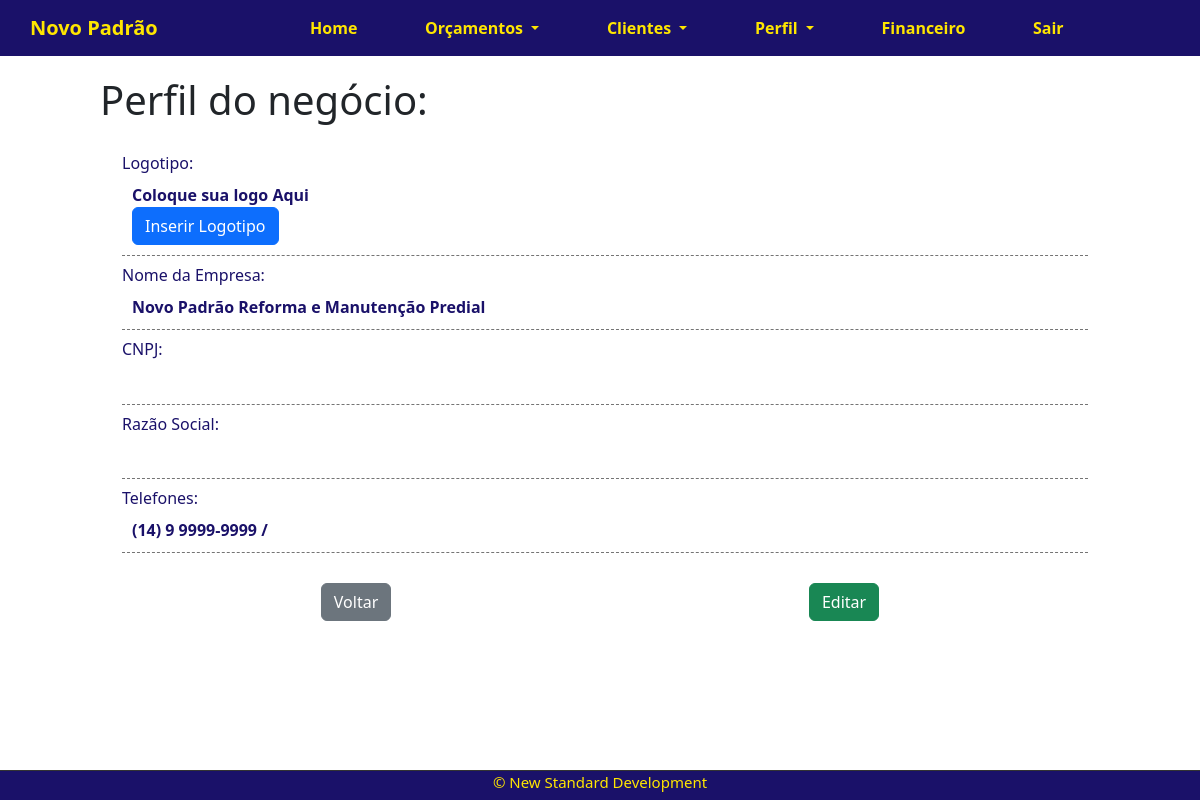
The page /accounts/perfil/company/ (signed in) on the database as committed earlier.
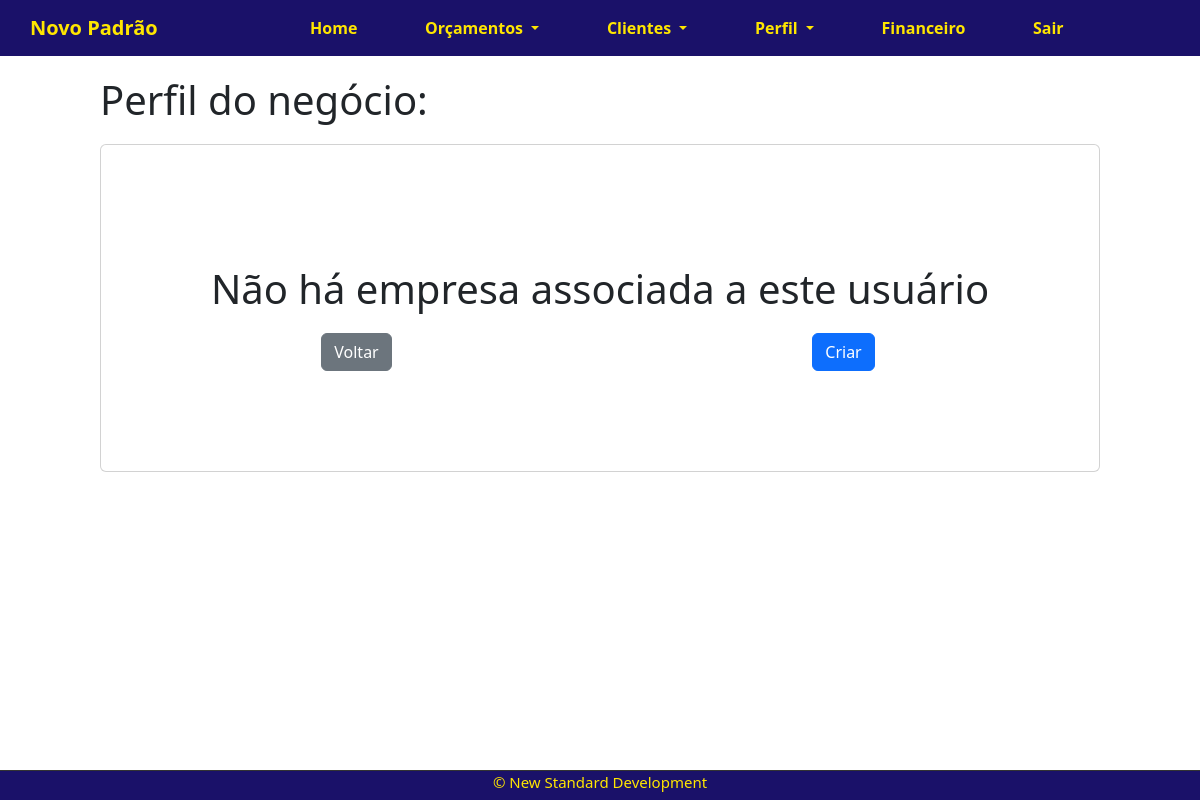
The same page on the database as committed later.
### accounts/models.py (models this page shows, shortened)
class PerfilCompany(models.Model) :
    user = models.ForeignKey(get_user_model(), on_delete=models.CASCADE)
    name = models.CharField(max_length=255, help_text="Campo Obrigatorio " )
    logo = models.ImageField(upload_to="",blank=True, null=True )
    razaoSocial = models.CharField(max_length=255, blank=True, null=True )
    cnpj = models.CharField(max_length=255, blank=True, null=True )
    phone1 = models.CharField(max_length=255, blank=True, null=True )
    phone2 = models.CharField(max_length=255, blank=True, null=True )
    email = models.EmailField(_("email"), unique=True, blank=True, null=True )
    USERNAME_FIELD = "name"
    REQUIRED_FIELDS = []

### accounts/views.py (the view)
# urls.py: path('perfil/company/', views.perfilCompany, name='perfil-user'),
@login_required
def perfilCompany(request):
    try:
        company = PerfilCompany.objects.get(user = request.user)
        print('company:',company.logo)
    except:
        company = ""
    context = {
        'company':company,
    }
    return render(request, 'accounts/perfilCompany.html', context)

### accounts/templates/accounts/perfilCompany.html (shortened to what this page needs)
{% extends 'base.html' %}
{% load crispy_forms_tags %}
{% block content %}
<div class="offset-1 col-10 list-div">
    <h1>Perfil do negócio:</h1>
    {% if company %}
    <div class="container div-view">
        <div class=" div-view-item">
            <div class="logo-perfil_company">
                <h6>Logotipo: </h6>
                {% if company.logo %}
                <img src="{{ company.logo.url }}" alt="img">
                {%else%}
                <span> Coloque sua logo Aqui</span><br>
                <a href="/accounts/perfil/company/edit">
                    <button class="btn btn-primary">Inserir Logotipo</button>
                </a>
                {% endif %}
            </div>
        </div>
        <div class=" div-view-item">
            <div>
                <h6>Nome da Empresa: </h6>
                <span>{{ company.name }} </span>
            </div>
        </div>
        <div class=" div-view-item">
            <div>
                <h6>CNPJ: </h6>
                <span>
                </span>
            </div>
        </div>
        <div class=" div-view-item">
            <div>
                <h6>Razão Social: </h6>
                <span>
                </span>
            </div>
        </div>
        <div class=" div-view-item">
            <div>
                <h6>Telefones: </h6>
                <span>
                    {%if company.phone1 %}
                    {{ company.phone1 }}
                    {%endif%}
                    /
                </span>
            </div>
        </div>
    </div>
    <div class=" container perfilCompany">
        <div>
            <a href="/accounts/perfil/">
                <input class="btn btn-secondary" type="button" value="Voltar">
            </a>
        </div>
        <div>
            <a href="/accounts/perfil/company/edit">
                <input class="btn btn-success" type="button" value="Editar">
            </a>
        </div>
    </div>
</div>
{% else %}
<div class="card card-company-none">
    <div>
        <h1>Não há empresa associada a este usuário </h1>
    </div>
    <div class=" container perfilCompany">
        <div>
            <a href="/accounts/perfil/">
                <input class="btn btn-secondary" type="button" value="Voltar">
            </a>
        </div>
        <div>
            <a href="/accounts/perfil/company/add">
                <input class="btn btn-primary" type="button" value="Criar">
            </a>
        </div>
    </div>
</div>
{% endif%}
{% endblock %}

Rows that differ between the two databases and show on the page:
no longer on this page (row edited): PerfilCompany: name "Novo Padrão Reforma e Manutenção Predial", phone1 "(14) 9 9999-9999"
Other text that changed with them:
form field value: (not shown) → "Voltar"
form field value: (not shown) → "Criar"
form field value: "Voltar" → (not shown)
form field value: "Editar" → (not shown)
text no longer shown: "Logotipo: Coloque sua logo Aqui Inserir Logotipo Nome da Empresa: CNPJ: Razão Social: Telefones: /"
text now shown: "Não há empresa associada a este usuário"
